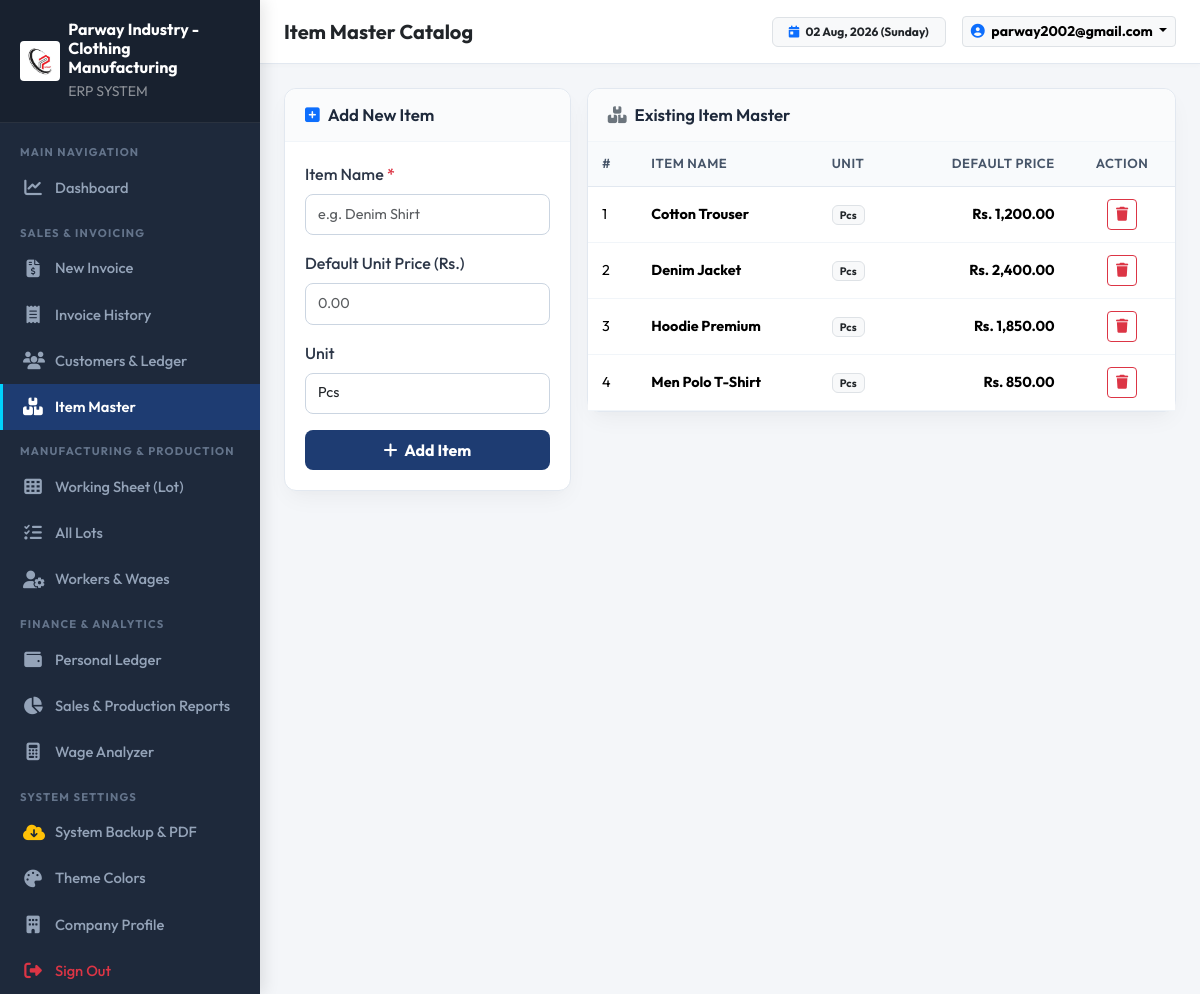
The app's page /modules/items/list.php (signed in) with its own data.
### tables this page shows
CREATE TABLE IF NOT EXISTS `settings` (
  `id` INT AUTO_INCREMENT PRIMARY KEY,
  `company_name` VARCHAR(150) NOT NULL DEFAULT 'Parway Industry',
  `logo` VARCHAR(255) DEFAULT '',
  `theme_primary_color` VARCHAR(20) DEFAULT '#2b5876',
  `theme_secondary_color` VARCHAR(20) DEFAULT '#4e4376',
  `address` TEXT,
  `phone` VARCHAR(50) DEFAULT '+92 300 1234567'
);

CREATE TABLE IF NOT EXISTS `items` (
  `id` INT AUTO_INCREMENT PRIMARY KEY,
  `item_name` VARCHAR(120) NOT NULL,
  `default_price` DECIMAL(10,2) DEFAULT 0.00,
  `unit` VARCHAR(20) DEFAULT 'Pcs'
);

### config/db.php (called while the page is built, shortened)
<?php
class Database {
    private static $instance = null;
    public static function getInstance() {
        if (self::$instance === null) {
            self::$instance = new Database();
        }
        return self::$instance->pdo;
    }
}
$pdo = Database::getInstance();
$settings = [
    'company_name' => 'Parway Industry',
    'theme_primary_color' => '#1e3c72',
    'theme_secondary_color' => '#2a5298',
    'sidebar_bg_color' => '#1e293b',
    'address' => 'Industrial Area, Faisalabad, Pakistan',
    'phone' => '+92 300 0000000',
    'email' => 'parway2002@gmail.com',
    'logo' => 'assets/uploads/logo/logo.png',
    'currency_symbol' => 'Rs.',
    'invoice_title' => 'SALES INVOICE',
    'invoice_footer_note' => 'Goods once sold are non-refundable. Thank you for your business!',
    'default_work_types' => 'Stitching, Cutting, Overlock, Packing, Pressing, Embroidery, Thread Cutting'
];
try {
    $stmt = $pdo->query("SELECT * FROM settings WHERE id = 1 LIMIT 1");
    $row = $stmt->fetch();
    if ($row) {
        $settings = array_merge($settings, array_filter($row, function($val) { return $val !== null && $val !== ''; }));
    }
} catch (Exception $e) {
}
function base_url($path = '') {
    $protocol = isset($_SERVER['HTTPS']) && $_SERVER['HTTPS'] === 'on' ? "https" : "http";
    $host = $_SERVER['HTTP_HOST'] ?? 'localhost';
    $doc_root = str_replace('\\', '/', $_SERVER['DOCUMENT_ROOT'] ?? '');
    $app_dir = str_replace('\\', '/', dirname(__DIR__));
    $relative = str_replace($doc_root, '', $app_dir);
    return rtrim($protocol . "://" . $host . $relative, '/') . '/' . ltrim($path, '/');
}
function format_rs($amount) {
    global $settings;
    $symbol = !empty($settings['currency_symbol']) ? $settings['currency_symbol'] : 'Rs.';
    return $symbol . ' ' . number_format((float)$amount, 2);
}

### modules/items/list.php (the view, shortened to what this page needs)
<?php
require_once __DIR__ . '/../../config/db.php';
$page_title = 'Item Master Catalog';
require_once __DIR__ . '/../../includes/header.php';
$items = $pdo->query("SELECT * FROM items ORDER BY item_name ASC")->fetchAll();
?>
<div class="row g-3">
  <div class="col-md-4">
    <div class="card-custom">
      <div class="card-custom-header">
        <h6 class="card-custom-title"><i class="fa-solid fa-square-plus text-primary"></i> Add New Item</h6>
      </div>
      <div class="card-custom-body">
        <form action="" method="POST">
          <div class="mb-3">
            <label class="form-label fw-medium">Item Name <span class="text-danger">*</span></label>
            <input type="text" name="item_name" class="form-control" placeholder="e.g. Denim Shirt" required>
          </div>
          <div class="mb-3">
            <label class="form-label fw-medium">Default Unit Price (<?= htmlspecialchars($settings['currency_symbol']) ?>)</label>
            <input type="number" step="0.01" min="0" name="default_price" class="form-control" placeholder="0.00">
          </div>
          <div class="mb-3">
            <label class="form-label fw-medium">Unit</label>
            <input type="text" name="unit" class="form-control" value="Pcs" placeholder="Pcs, Dozen, Meters">
          </div>
          <button type="submit" class="btn btn-primary-custom w-100 fw-bold">
            <i class="fa-solid fa-plus me-1"></i> Add Item
          </button>
        </form>
      </div>
    </div>
  </div>
  <div class="col-md-8">
    <div class="card-custom">
      <div class="card-custom-header">
        <h6 class="card-custom-title"><i class="fa-solid fa-boxes-stacked text-secondary"></i> Existing Item Master</h6>
      </div>
      <div class="card-custom-body p-0">
        <div class="table-responsive">
          <table class="table table-custom mb-0">
            <thead>
              <tr>
                <th>#</th>
                <th>Item Name</th>
                <th>Unit</th>
                <th class="text-end">Default Price</th>
                <th class="text-center">Action</th>
              </tr>
            </thead>
            <tbody>
              <?php if (empty($items)): ?>
                <tr><td colspan="5" class="text-center text-muted py-3">No items added yet.</td></tr>
              <?php else: ?>
                <?php foreach ($items as $idx => $it): ?>
                  <tr>
                    <td><?= $idx + 1 ?></td>
                    <td><strong><?= htmlspecialchars($it['item_name']) ?></strong></td>
                    <td><span class="badge bg-light text-dark border"><?= htmlspecialchars($it['unit']) ?></span></td>
                    <td class="text-end fw-bold"><?= format_rs($it['default_price']) ?></td>
                    <td class="text-center">
                      <a href="<?= base_url('modules/items/list.php?delete=' . $it['id']) ?>" class="btn btn-sm btn-outline-danger py-1 px-2" onclick="return confirm('Delete this item?');">
                        <i class="fa-solid fa-trash"></i>
                      </a>
                    </td>
                  </tr>
                <?php endforeach; ?>
              <?php endif; ?>
            </tbody>
          </table>
        </div>
      </div>
    </div>
  </div>
</div>
<?php require_once __DIR__ . '/../../includes/footer.php'; ?>

### includes/header.php (shortened to what this page needs)
<?php
require_once __DIR__ . '/../config/db.php';
?>
<!DOCTYPE html>
<html lang="en">
<head>
  <link rel="stylesheet" href="https://cdnjs.cloudflare.com/ajax/libs/font-awesome/6.5.1/css/all.min.css">
  <link rel="stylesheet" href="https://cdn.jsdelivr.net/npm/bootstrap@5.3.2/dist/css/bootstrap.min.css">
  <link rel="stylesheet" href="<?= base_url('assets/css/style.css') ?>">
</head>
<body>
<div class="app-wrapper">
  <?php require_once __DIR__ . '/sidebar.php'; ?>
  <div class="main-content">
    <header class="top-navbar no-print">
      <div class="d-flex align-items-center gap-3">
        <h5 class="fw-bold m-0 text-dark"><?= htmlspecialchars($page_title ?? 'Dashboard Overview') ?></h5>
      </div>
      <div class="d-flex align-items-center gap-3">
        <span class="badge bg-light text-dark border px-3 py-2">
          <i class="fa-solid fa-calendar-day me-1 text-primary"></i> <?= date('d M, Y (l)') ?>
        </span>
        <div class="dropdown">
          <button class="btn btn-light btn-sm border dropdown-toggle fw-bold" type="button" data-bs-toggle="dropdown">
            <i class="fa-solid fa-user-circle text-primary me-1"></i> <?= htmlspecialchars($_SESSION['username'] ?? 'Admin') ?>
          </button>
        </div>
      </div>
    </header>
    <main class="page-container p-4">

### includes/sidebar.php
<?php
$current_uri = $_SERVER['REQUEST_URI'] ?? '';
function is_active($page, $current_uri) {
    return (strpos($current_uri, $page) !== false) ? 'active' : '';
}
?>
<aside class="app-sidebar">
  <div class="sidebar-header d-flex align-items-center gap-2">
    <?php if (!empty($settings['logo']) && file_exists(__DIR__ . '/../' . $settings['logo'])): ?>
      <img src="<?= base_url($settings['logo']) ?>" alt="Logo" style="max-height: 40px; width: auto; object-fit: contain; background: #fff; padding: 2px; border-radius: 4px;">
    <?php else: ?>
      <i class="fa-solid fa-shirt brand-icon text-white fs-4"></i>
    <?php endif; ?>
    <div class="brand-text">
      <h6 class="m-0 fw-bold text-white"><?= htmlspecialchars($settings['company_name'] ?? 'PARWAY') ?></h6>
      <small class="text-white-50 uppercase fs-7">ERP SYSTEM</small>
    </div>
  </div>
  <div class="sidebar-menu">
    <div class="menu-label">Main Navigation</div>
    <ul class="list-unstyled m-0 p-0">
      <li>
        <a href="<?= base_url('modules/dashboard/index.php') ?>" class="<?= is_active('dashboard/index.php', $current_uri) ?>">
          <i class="fa-solid fa-chart-line"></i>
          <span>Dashboard</span>
        </a>
      </li>
    </ul>
    <div class="menu-label">Sales & Invoicing</div>
    <ul class="list-unstyled m-0 p-0">
      <li>
        <a href="<?= base_url('modules/invoice/create.php') ?>" class="<?= is_active('invoice/create.php', $current_uri) ?>">
          <i class="fa-solid fa-file-invoice-dollar"></i>
          <span>New Invoice</span>
        </a>
      </li>
      <li>
        <a href="<?= base_url('modules/invoice/list.php') ?>" class="<?= is_active('invoice/list.php', $current_uri) ?>">
          <i class="fa-solid fa-receipt"></i>
          <span>Invoice History</span>
        </a>
      </li>
      <li>
        <a href="<?= base_url('modules/customers/list.php') ?>" class="<?= is_active('customers/', $current_uri) ?>">
          <i class="fa-solid fa-users"></i>
          <span>Customers & Ledger</span>
        </a>
      </li>
      <li>
        <a href="<?= base_url('modules/items/list.php') ?>" class="<?= is_active('items/list.php', $current_uri) ?>">
          <i class="fa-solid fa-boxes-stacked"></i>
          <span>Item Master</span>
        </a>
      </li>
    </ul>
    <div class="menu-label">Manufacturing & Production</div>
    <ul class="list-unstyled m-0 p-0">
      <li>
        <a href="<?= base_url('modules/working_sheet/lot_entry.php') ?>" class="<?= is_active('lot_entry.php', $current_uri) ?>">
          <i class="fa-solid fa-table-cells"></i>
          <span>Working Sheet (Lot)</span>
        </a>
      </li>
      <li>
        <a href="<?= base_url('modules/working_sheet/lot_list.php') ?>" class="<?= is_active('lot_list.php', $current_uri) ?>">
          <i class="fa-solid fa-list-check"></i>
          <span>All Lots</span>
        </a>
      </li>
      <li>
        <a href="<?= base_url('modules/workers/list.php') ?>" class="<?= is_active('workers/', $current_uri) ?>">
          <i class="fa-solid fa-user-gear"></i>
          <span>Workers & Wages</span>
        </a>
      </li>
    </ul>
    <div class="menu-label">Finance & Analytics</div>
    <ul class="list-unstyled m-0 p-0">
      <li>
        <a href="<?= base_url('modules/personal_ledger/index.php') ?>" class="<?= is_active('personal_ledger/', $current_uri) ?>">
          <i class="fa-solid fa-wallet"></i>
          <span>Personal Ledger</span>
        </a>
      </li>
      <li>
        <a href="<?= base_url('modules/reports/daily.php') ?>" class="<?= is_active('reports/daily.php', $current_uri) ?>">
          <i class="fa-solid fa-chart-pie"></i>
          <span>Sales & Production Reports</span>
        </a>
      </li>
      <li>
        <a href="<?= base_url('modules/reports/wage_analyzer.php') ?>" class="<?= is_active('reports/wage_analyzer.php', $current_uri) ?>">
          <i class="fa-solid fa-calculator"></i>
          <span>Wage Analyzer</span>
        </a>
      </li>
    </ul>
    <div class="menu-label">System Settings</div>
    <ul class="list-unstyled m-0 p-0">
      <li>
        <a href="<?= base_url('modules/settings/backup.php') ?>" class="<?= is_active('settings/backup.php', $current_uri) ?>">
          <i class="fa-solid fa-cloud-arrow-down text-warning"></i>
          <span>System Backup & PDF</span>
        </a>
      </li>
      <li>
        <a href="<?= base_url('modules/settings/theme.php') ?>" class="<?= is_active('settings/theme.php', $current_uri) ?>">
          <i class="fa-solid fa-palette"></i>
          <span>Theme Colors</span>
        </a>
      </li>
      <li>
        <a href="<?= base_url('modules/settings/company_info.php') ?>" class="<?= is_active('settings/company_info.php', $current_uri) ?>">
          <i class="fa-solid fa-building"></i>
          <span>Company Profile</span>
        </a>
      </li>
      <li>
        <a href="<?= base_url('logout.php') ?>" class="text-danger">
          <i class="fa-solid fa-right-from-bracket"></i>
          <span>Sign Out</span>
        </a>
      </li>
    </ul>
  </div>
</aside>

### includes/footer.php (shortened to what this page needs)
    </main>
  </div>
</div>
</body>
</html>

### assets/css/style.css (style rules this page uses)
:root { --primary-color: #1e3c72; --secondary-color: #2a5298; --accent-color: #00d2ff; --sidebar-bg: #1e293b; --sidebar-text: #94a3b8; --sidebar-active-bg: rgba(255, 255, 255, 0.12); --card-shadow: 0 10px 25px -5px rgba(0, 0, 0, 0.05), 0 8px 10px -6px rgba(0, 0, 0, 0.01); }
body { font-family: 'Outfit', -apple-system, BlinkMacSystemFont, "Segoe UI", Roboto, sans-serif; background: #f4f6f9; color: #2d3748; min-height: 100vh; margin: 0; }
.app-wrapper { display: flex; min-height: 100vh; }
.app-sidebar { width: 260px; background: var(--sidebar-bg); color: #fff; flex-shrink: 0; display: flex; flex-direction: column; transition: all 0.3s ease; z-index: 1045; box-shadow: 4px 0 15px rgba(0,0,0,0.1); }
.sidebar-header { padding: 1.25rem 1.25rem; background: rgba(0,0,0,0.2); border-bottom: 1px solid rgba(255,255,255,0.08); }
.sidebar-menu, .sidebar-menu ul, .sidebar-menu li { list-style: none !important; list-style-type: none !important; padding: 0 !important; margin: 0 !important; }
.sidebar-menu { flex: 1; overflow-y: auto; padding-top: 0.5rem !important; }
.sidebar-menu .menu-label { padding: 0.85rem 1.25rem 0.25rem; font-size: 0.7rem; text-transform: uppercase; letter-spacing: 1.2px; color: #64748b; font-weight: 700; }
.sidebar-menu a { display: flex; align-items: center; gap: 0.75rem; padding: 0.75rem 1.25rem; color: var(--sidebar-text); text-decoration: none; font-weight: 500; font-size: 0.92rem; transition: all 0.2s ease; border-left: 3px solid transparent; }
.sidebar-menu a.active { color: #fff; background: var(--primary-color); border-left-color: var(--accent-color); font-weight: 600; }
.sidebar-menu a i { width: 20px; text-align: center; font-size: 1.1rem; }
.main-content { flex: 1; display: flex; flex-direction: column; min-width: 0; }
.top-navbar { height: 64px; background: #fff; border-bottom: 1px solid #e2e8f0; padding: 0 1.5rem; display: flex; align-items: center; justify-content: space-between; box-shadow: 0 2px 4px rgba(0,0,0,0.02); }
.page-container { padding: 1.5rem; flex: 1; }
.card-custom { background: #fff; border: 1px solid #e2e8f0; border-radius: 12px; box-shadow: var(--card-shadow); margin-bottom: 1.5rem; }
.card-custom-header { padding: 1rem 1.25rem; border-bottom: 1px solid #f1f5f9; display: flex; align-items: center; justify-content: space-between; background: #fafbfc; border-top-left-radius: 12px; border-top-right-radius: 12px; }
.card-custom-title { font-size: 1.05rem; font-weight: 600; color: #1e293b; margin: 0; display: flex; align-items: center; gap: 0.5rem; }
.card-custom-body { padding: 1.25rem; }
.table-custom { width: 100%; border-collapse: separate; border-spacing: 0; }
.table-custom th { background: #f8fafc; color: #475569; font-weight: 600; font-size: 0.82rem; text-transform: uppercase; letter-spacing: 0.5px; padding: 0.75rem 0.9rem; border-bottom: 1px solid #e2e8f0; white-space: nowrap; }
.table-custom td { padding: 0.75rem 0.9rem; border-bottom: 1px solid #f1f5f9; vertical-align: middle; font-size: 0.9rem; }
.btn-primary-custom { background: var(--primary-color); color: #fff; border: none; font-weight: 600; padding: 0.5rem 1.15rem; border-radius: 8px; transition: all 0.2s ease; }
.form-control, .form-select { border-radius: 8px; border: 1px solid #cbd5e1; padding: 0.55rem 0.75rem; font-size: 0.9rem; }

### records on screen
settings: company_name "Parway Industry - Clothing Manufacturing"
items: item_name "Cotton Trouser", unit "Pcs", default_price "Rs. 1,200.00"
items: item_name "Denim Jacket", unit "Pcs", default_price "Rs. 2,400.00"
items: item_name "Hoodie Premium", unit "Pcs", default_price "Rs. 1,850.00"
items: item_name "Men Polo T-Shirt", unit "Pcs", default_price "Rs. 850.00"

### other values on screen
$page_title "Item Master Catalog"
$_SESSION['username'] "parway2002@gmail.com"
$settings['currency_symbol'] "Rs."
